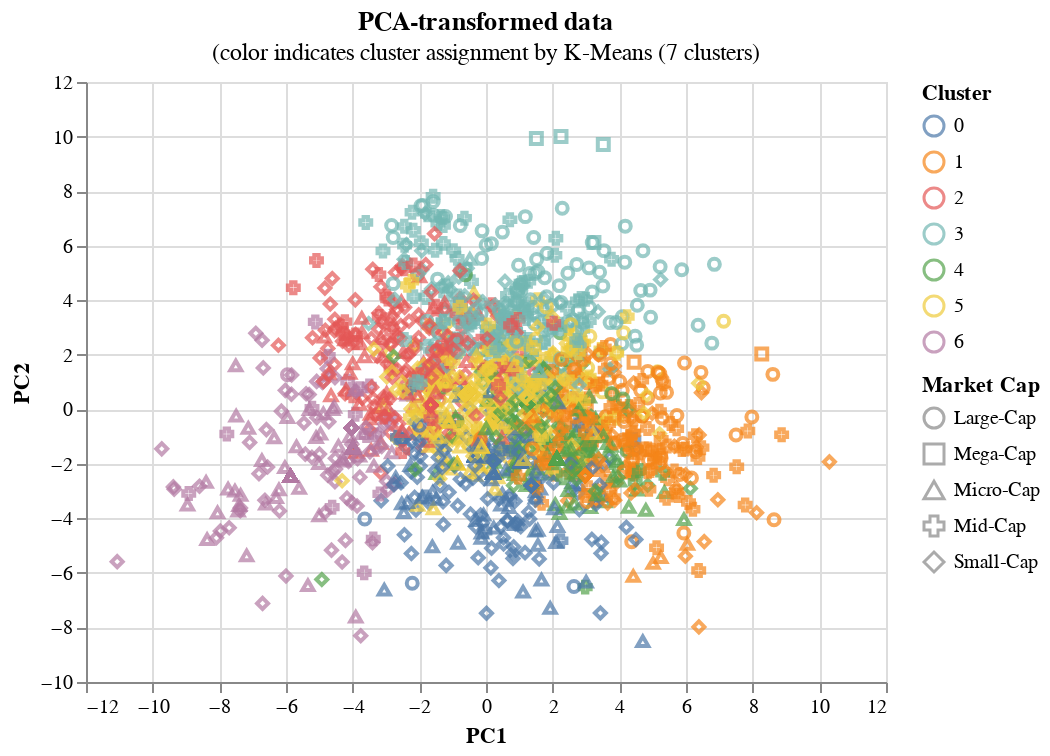

The code cell stored with this chart in its notebook:
### Code cell
# Plot PCA-transformed data along first two principal components
# Use cluster labels for color, Market Cap for shape
PCA_viz = alt.Chart(
    labelled_PCA_df,
    title=alt.Title(
        'PCA-transformed data',
        subtitle='(color indicates cluster assignment by K-Means (7 clusters)'
    )
).mark_point().encode(
    alt.X('PC1'),
    alt.Y('PC2'),
    color='Cluster:N',
    shape='Market Cap'
).properties(
    width=400,
    height=300
)

PCA_viz

### Figure 1 — Vega-Lite specification as saved in the notebook (floating-point values rounded to 4 significant figures; data arrays with more than 128 entries replaced by an {"elided": "..."} marker saying what was removed)
{"config": {"view": {"continuousWidth": 300, "continuousHeight": 300}}, "data": {"name": "data-257577047257e81df5b6b9b8ef3ca240"}, "mark": {"type": "point"}, "encoding": {"color": {"field": "Cluster", "type": "nominal"}, "shape": {"field": "Market Cap", "type": "nominal"}, "x": {"field": "PC1", "type": "quantitative"}, "y": {"field": "PC2", "type": "quantitative"}}, "height": 300, "title": {"text": "PCA-transformed data", "subtitle": "(color indicates cluster assignment by K-Means (7 clusters)"}, "width": 400, "$schema": "https://vega.github.io/schema/vega-lite/v5.20.1.json", "datasets": {"data-257577047257e81df5b6b9b8ef3ca240": {"elided": "1905 records"}}}
